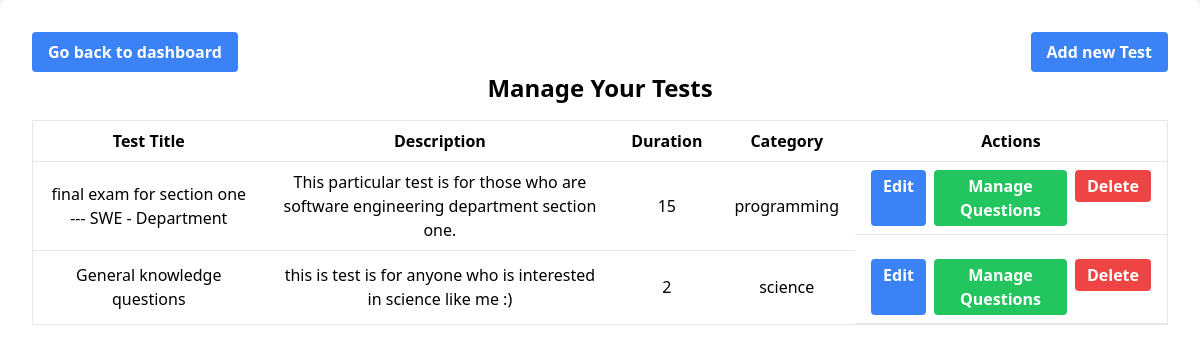
Page /server/dashboard/manageTests.php (signed in) on the committed database.
### tables this page shows
CREATE TABLE `tests` (
  `test_id` int(11) NOT NULL,
  `test_title` varchar(100) NOT NULL,
  `test_desc` varchar(1000) NOT NULL,
  `test_duration` int(11) NOT NULL,
  `test_catagory` varchar(100) NOT NULL,
  `test_author` varchar(100) NOT NULL
);

### server/dashboard/manageTests.php (the view, shortened to what this page needs)
<?php
$host = 'localhost';
$db = 'quiz_app_details';
$user = 'root';
$pass = '';
$conn = new mysqli($host, $user, $pass, $db);
$admin_username = $_SESSION['first_name'];
$sql = "SELECT * FROM tests WHERE test_author = '$admin_username'";
$result = $conn->query($sql);
?>
<!DOCTYPE html>
<html lang="en">
<head>
    <script src="https://cdn.tailwindcss.com"></script>
</head>
<body class="bg-gray-100 flex justify-center h-screen">
    <div class="w-full bg-white p-8 rounded-lg shadow-md">
        <div class="flex justify-between">
            <button type="button" name="add_question" class="bg-blue-500 hover:bg-blue-600 text-white font-bold py-2 px-4 rounded outline-none"
                onclick="location.href='../dashboard.php'">
                Go back to dashboard
            </button>
            <button type="button" name="add_question" class="bg-blue-500 hover:bg-blue-600 text-white font-bold py-2 px-4 rounded outline-none"
                onclick="location.href='addTests.php'">
                Add new Test
            </button>
        </div>
        <h1 class="text-2xl text-center font-semibold mb-4">Manage Your Tests</h1>
        <table class="min-w-full bg-white border">
            <thead>
                <tr>
                    <th class="py-2 px-4 border-b">Test Title</th>
                    <th class="py-2 px-4 border-b">Description</th>
                    <th class="py-2 px-4 border-b">Duration</th>
                    <th class="py-2 px-4 border-b">Category</th>
                    <th class="py-2 px-4 border-b">Actions</th>
                </tr>
            </thead>
            <tbody>
                <?php while ($row = $result->fetch_assoc()): ?>
                    <tr>
                        <td class="text-center py-2 px-4 border-b"><?php echo htmlspecialchars($row['test_title']); ?></td>
                        <td class="text-center py-2 px-4 border-b"><?php echo htmlspecialchars($row['test_desc']); ?></td>
                        <td class="text-center py-2 px-4 border-b"><?php echo htmlspecialchars($row['test_duration']); ?></td>
                        <td class="text-center py-2 px-4 border-b"><?php echo htmlspecialchars($row['test_catagory']); ?></td>
                        <td class="text-center py-2 px-4 border-b flex">
                            <a href="edit_test.php?test_id=<?php echo $row['test_id']; ?>" class="bg-blue-500 hover:bg-blue-600 text-white font-bold py-1 px-3 rounded mr-2">Edit</a>
                            <a href="manage_questions.php?test_id=<?php echo $row['test_id']; ?>" class="bg-green-500 hover:bg-green-600 text-white font-bold py-1 px-3 rounded mr-2">Manage Questions</a>
                            <form action="" method="POST" class="inline-block">
                                <button type="submit" name="delete_test" class="bg-red-500 hover:bg-red-600 text-white font-bold py-1 px-3 rounded">Delete</button>
                            </form>
                        </td>
                    </tr>
                <?php endwhile; ?>
            </tbody>
        </table>
    </div>
</body>
</html>

### rows in the picture
tests: test_title "final exam for section one --- SWE - Department", test_desc "This particular test is for those who are software engineering department section one.", test_duration "15", test_catagory "programming"
tests: test_title "General knowledge questions", test_desc "this is test is for anyone who is interested in science like me :)", test_duration "2", test_catagory "science"
